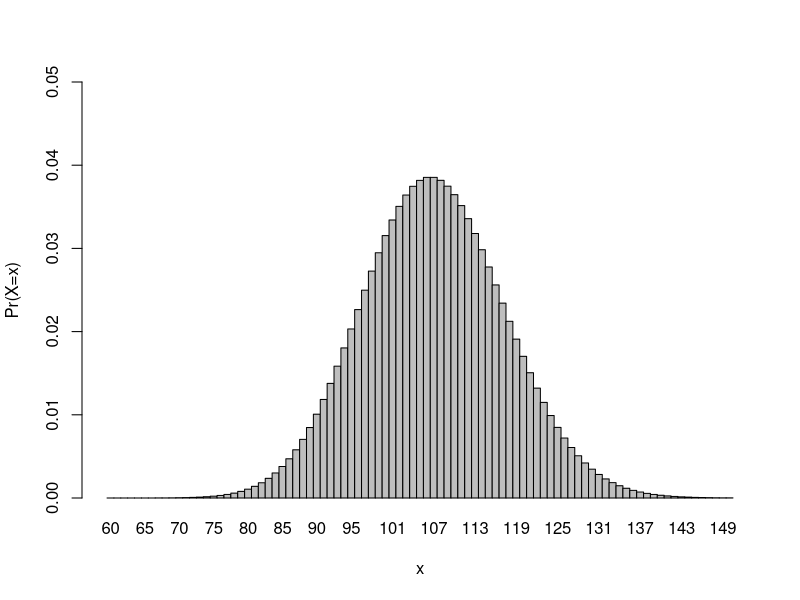
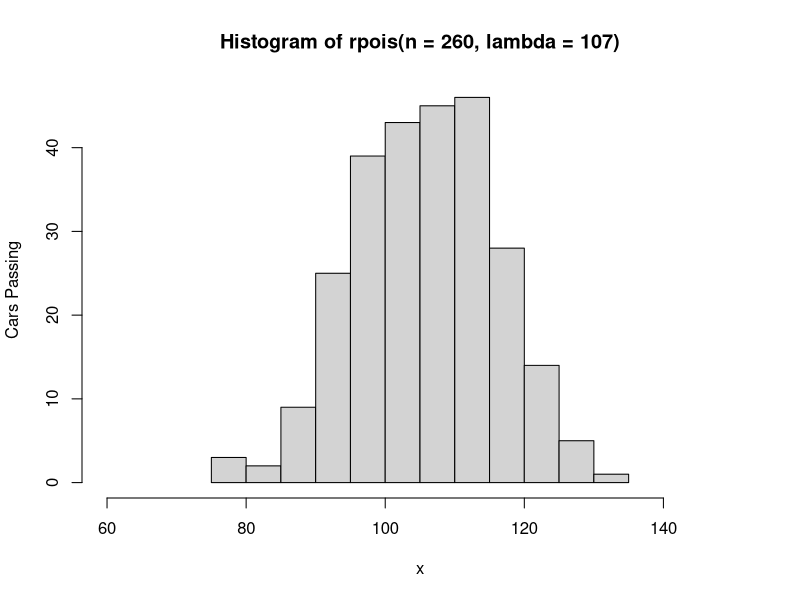

Recreate these plots in R, in order.
## ---- chunk 1
knitr::opts_chunk$set(echo = TRUE)
## ---- chunk 2
#Storing the vector
v1 = c(6,9,7,3,6,7,9,6,3,6,6,7,1,9,1)

#Finding the elements equal to 6
v1[v1==6]
## ---- chunk 3
#Finding the elements greater than or equal to 6
v1[v1>=6]
## ---- chunk 4
#Finding the elements less than 6 + 2
v1[v1<(6+2)]
## ---- chunk 5
#Finding the elements not equal to 6
v1[v1!=6]
## ---- chunk 6
#Creating a new vector by deleting the first three elements of v1
v2 = v1[-1:-3]

#Filling a 2 x 2 x 3 array with this vector
ar1 = array(data=v2, dim=c(2,2,3))

#Examining the array for elements less than or equal to 6 divided by 2, plus 4
log1 = ar1<=(6/2+4)
log1
## ---- chunk 7
#Increasing every element in the array by 2
ar2 = ar1 + 2

#Finding the elements less than or equal to 6 divided by 2, plus 4
log2 = ar2<=(6/2+4)
log2
## ---- chunk 8
#Creating the identity matrix I10
I10 = diag(x=10)

#Finding the specific locations of elements equal to 0
which(x=(I10==0))
## ---- chunk 9
#Checking whether any of the values of the first logical array are TRUE
any(log1)
## ---- chunk 10
#Checking whether all of the values of the first logical array are TRUE
all(log1)
## ---- chunk 11
#Checking whether any of the values of the second logical array are TRUE
any(log2)
## ---- chunk 12
#Checking whether all of the values of the second logical array are TRUE
all(log2)
## ---- chunk 13
#Extracting the diagonal elements of the logical matrix
diag(I10) = 0

#Using any to confirm there are no TRUE entries
any(I10)
## ---- chunk 14
1-ppois(100,107)
## ---- chunk 15
dpois(0,107)
## ---- chunk 16
barplot(dpois(x=60:150,lambda=107),ylim=c(0,0.05),space=0,names.arg=60:150,ylab="Pr(X=x)",xlab="x")
## ---- chunk 17
hist(rpois(n=260,lambda=107), xlim=c(60,150),ylab="Cars Passing",xlab="x")
